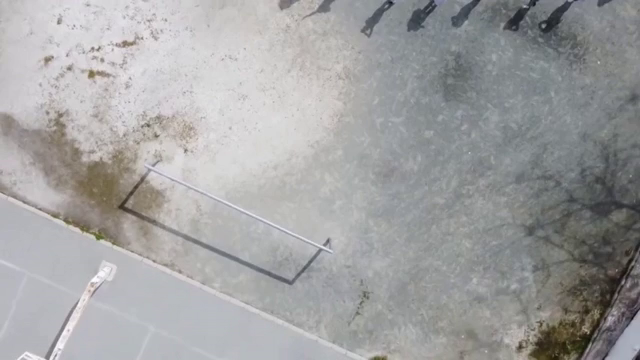
#> input picture frame 0 of stabalization/video-13.mp4, 640 x 360 px, given in place of test11.mp4, which was not available
$ python improved_video_enhancement.py
#> lines starting #> are read from the running program, lines starting #| are printed output that depends on the picture; pictures that were not available may be replaced by others from this repository, and a replacement may not be noted
import cv2
import os
import numpy as np
import matplotlib.pyplot as plt
import time

def analyze_single_frame(frame):
    """
    Analyze a single frame for brightness, contrast, and sharpness.

    Args:
        frame: Input frame (BGR format)

    Returns:
        tuple: (brightness)
    """
    # Convert to LAB for brightness and contrast analysis
    lab = cv2.cvtColor(frame, cv2.COLOR_BGR2LAB)
    l, _, _ = cv2.split(lab)

    brightness = np.mean(l)

    return brightness

def determine_enhancement_strategy(brightness):
    """
    Determine enhancement strategy for CLAHE and sharpness based on brightness only.
    If frame is bright, CLAHE=2.0, else CLAHE=1.0. Always apply sharpness.
    """
    BRIGHT = 110
    clahe_strength = 1.0
    if brightness > 110 and brightness <= 170:
        clahe_strength = 1.5
    elif brightness > 170:
        clahe_strength = 2.0
    strategy = {
        'apply_clahe': True,
        'clahe_strength': clahe_strength,
        'apply_unsharp': True,
        'unsharp_strength': 'medium',
        'reason': f"{'Bright' if brightness > BRIGHT else 'Not bright'} frame (brightness: {brightness:.1f})"
    }
    return strategy

def apply_dynamic_clahe(frame, strength=1.0, tile_grid_size=(3, 3)):
    """
    Apply CLAHE with dynamic strength (clipLimit) based on frame analysis.
    """
    clahe = cv2.createCLAHE(clipLimit=float(strength), tileGridSize=tile_grid_size)
    lab = cv2.cvtColor(frame, cv2.COLOR_BGR2LAB)
    l, a, b = cv2.split(lab)
    l_enhanced = clahe.apply(l)
    lab_enhanced = cv2.merge((l_enhanced, a, b))
    return cv2.cvtColor(lab_enhanced, cv2.COLOR_LAB2BGR)

def apply_unsharp_mask(frame, strength='medium'):
    """
    Apply unsharp mask with dynamic strength based on frame analysis.
    Args:
        frame: Input frame
        strength: 'low', 'medium', or 'high'
    Returns:
        Sharpened frame
    """
    params = {
        'low': {'kernel_size': (3, 3), 'sigma': 1.0, 'amount': 1.2},
        'medium': {'kernel_size': (5, 5), 'sigma': 1.0, 'amount': 1.5},
        'high': {'kernel_size': (7, 7), 'sigma': 1.2, 'amount': 2.0}
    }
    param = params.get(strength, params['medium'])
    # Create a blurred version of the image
    blurred = cv2.GaussianBlur(frame, param['kernel_size'], param['sigma'])
    # Create the unsharp mask
    sharpened = cv2.addWeighted(frame, param['amount'], blurred, -(param['amount']-1), 0)
    # Ensure values are in valid range
    sharpened = np.clip(sharpened, 0, 255).astype(np.uint8)
    return sharpened

def video_enhancement(input_video, output_video):
    """
    Improved video quality enhancement using CLAHE and sharpness only.
    Now uses dynamic frame analysis every 5 frames to adapt enhancement strategies.
    """
#> called with input_video = 'test11.mp4', output_video = 'improved_enhanced_video.mp4'
    tile_grid_size=(3, 3)
    # Ensure output directory exists
    output_dir = os.path.dirname(output_video)
    if output_dir and not os.path.exists(output_dir):
        os.makedirs(output_dir)

    # Open the input video
    cap = cv2.VideoCapture(input_video)
    if not cap.isOpened():
        raise ValueError(f"Error: Could not open video file {input_video}")

    # Get video properties
    width = int(cap.get(cv2.CAP_PROP_FRAME_WIDTH))
    height = int(cap.get(cv2.CAP_PROP_FRAME_HEIGHT))
    fps = cap.get(cv2.CAP_PROP_FPS)
    total_frames = int(cap.get(cv2.CAP_PROP_FRAME_COUNT))

    print(f"Input video: {width}x{height} at {fps} fps, {total_frames} frames")
    print("Using dynamic frame analysis every 5 frames for adaptive enhancement")

    # Create video writer for enhanced output
    fourcc = cv2.VideoWriter_fourcc(*'mp4v')
    out = cv2.VideoWriter(output_video, fourcc, fps, (width, height))

    # Dynamic enhancement variables
    frame_count = 0
    analysis_interval = 5  # Analyze every 5 frames
    current_strategy = None
    frames_since_analysis = 0
    strategy_changes = 0

    cap.set(cv2.CAP_PROP_POS_FRAMES, 0)  # Ensure at start

    print("Enhancing video frames with dynamic analysis...")
    while True:
        ret, frame = cap.read()
#> frame is the input picture: shape (360, 640, 3); mean B, G, R 161.6, 161.2, 161.3
        if not ret:
            break

        # Apply bilateral filter first for noise reduction
        denoised_frame = cv2.bilateralFilter(frame, 5, 50, 50)
        enhanced_frame = denoised_frame.copy()

        # Analyze frame every 5 frames or on first frame
        if frame_count % analysis_interval == 0:
            brightness = analyze_single_frame(frame)
#> in analyze_single_frame, `lab = cv2.cvtColor(frame, cv2.COLOR_BGR2LAB)`: lab: shape (360, 640, 3); mean of channels 0, 1, 2 168.5, 128.1, 127.9
#> in analyze_single_frame, `l, _, _ = cv2.split(lab)`:
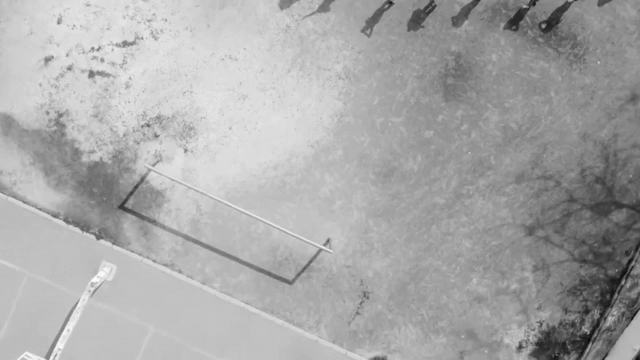
#> l: shape (360, 640); min 10, max 255, mean 168.5
#> in analyze_single_frame, `brightness = np.mean(l)`: brightness = 168.5
#> brightness = 168.5
            new_strategy = determine_enhancement_strategy(brightness)
#> in determine_enhancement_strategy, `strategy = { 'apply_clahe': True, 'clahe_strength': clahe_strength, 'a..`: strategy = {'apply_clahe': True, 'clahe_strength': 1.5, 'apply_unsharp': True, 'unsharp_strength': 'medium', 'reason': 'Bright frame (brightness: 168.5)'}
#> new_strategy has the same summary as strategy in determine_enhancement_strategy

            # Check if strategy changed
            if current_strategy is None or new_strategy != current_strategy:
                strategy_changes += 1
                current_strategy = new_strategy
#> current_strategy has the same summary as strategy in determine_enhancement_strategy

                # Print strategy change
                print(f"[Frame {frame_count:4d}] Strategy: CLAHE={current_strategy['clahe_strength']}, Unsharp=always - {current_strategy['reason']}")
#| [Frame    0] Strategy: CLAHE=1.5, Unsharp=always - Bright frame (brightness: 168.5)

            frames_since_analysis = 0

        # Apply current enhancement strategy
        if current_strategy['apply_clahe']:
            enhanced_frame = apply_dynamic_clahe(enhanced_frame,
                                               strength=current_strategy['clahe_strength'],
                                               tile_grid_size=tile_grid_size)
#> in apply_dynamic_clahe, `lab = cv2.cvtColor(frame, cv2.COLOR_BGR2LAB)`: lab: shape (360, 640, 3); mean of channels 0, 1, 2 168.5, 128.1, 127.9
#> in apply_dynamic_clahe, `l, a, b = cv2.split(lab)`:
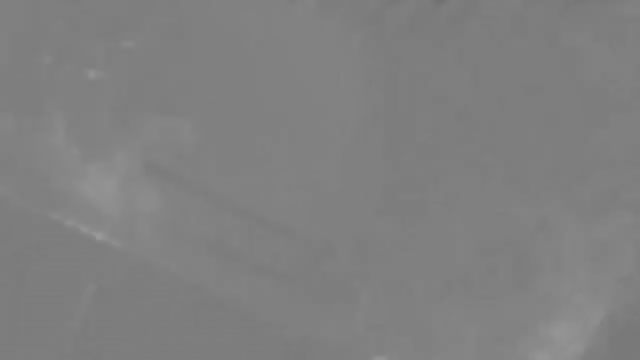
#> b: shape (360, 640); min 113, max 155, mean 127.9
#> in apply_dynamic_clahe, `l_enhanced = clahe.apply(l)`:
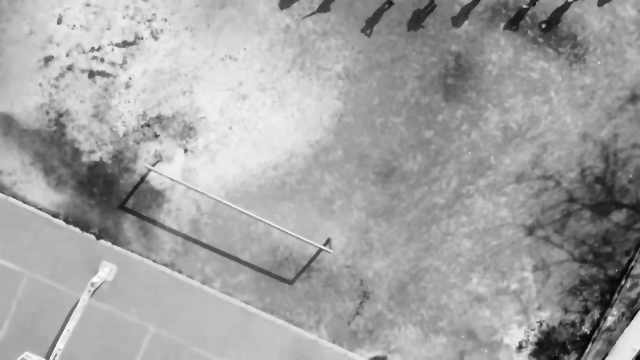
#> l_enhanced: shape (360, 640); min 6, max 251, mean 162.5
#> in apply_dynamic_clahe, `lab_enhanced = cv2.merge((l_enhanced, a, b))`: lab_enhanced: shape (360, 640, 3); mean of channels 0, 1, 2 162.5, 128.1, 127.9
#> in apply_dynamic_clahe, `return cv2.cvtColor(lab_enhanced, cv2.COLOR_LAB2BGR)`:
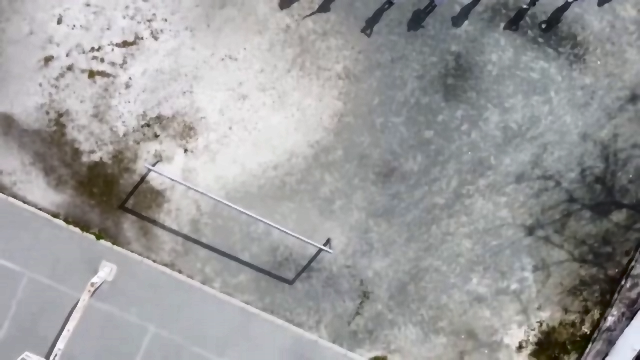
#> returned value: shape (360, 640, 3); mean B, G, R 155.8, 155.5, 155.4
        if current_strategy['apply_unsharp']:
            enhanced_frame = apply_unsharp_mask(enhanced_frame, strength=current_strategy['unsharp_strength'])

        # Write the enhanced frame
        out.write(enhanced_frame)

        frame_count += 1
        frames_since_analysis += 1

        # Progress reporting
        if frame_count % 100 == 0:
            print(f"Enhanced {frame_count}/{total_frames} frames ({frame_count/total_frames*100:.1f}%) - "
                  f"Strategy changes: {strategy_changes}")

    # Release resources
    cap.release()
    out.release()

    print(f"Dynamic video enhancement completed. Output saved to {output_video}")
    print(f"Total strategy changes: {strategy_changes} (analyzed every {analysis_interval} frames)")
    return output_video

if __name__ == "__main__":
    import argparse

    # Parse arguments
    parser = argparse.ArgumentParser(description="Improved video enhancement with unsharp masking and noise reduction")
    parser.add_argument("--input", type=str, default="test11.mp4", help="Input video file path")
    parser.add_argument("--output", type=str, default="improved_enhanced_video.mp4", help="Output video file path")

    args = parser.parse_args()

    start_time = time.time()
    enhanced_video = video_enhancement(args.input, args.output)
    elapsed = time.time() - start_time
    print(f"\nEnhancement completed in {elapsed:.2f} seconds.")
